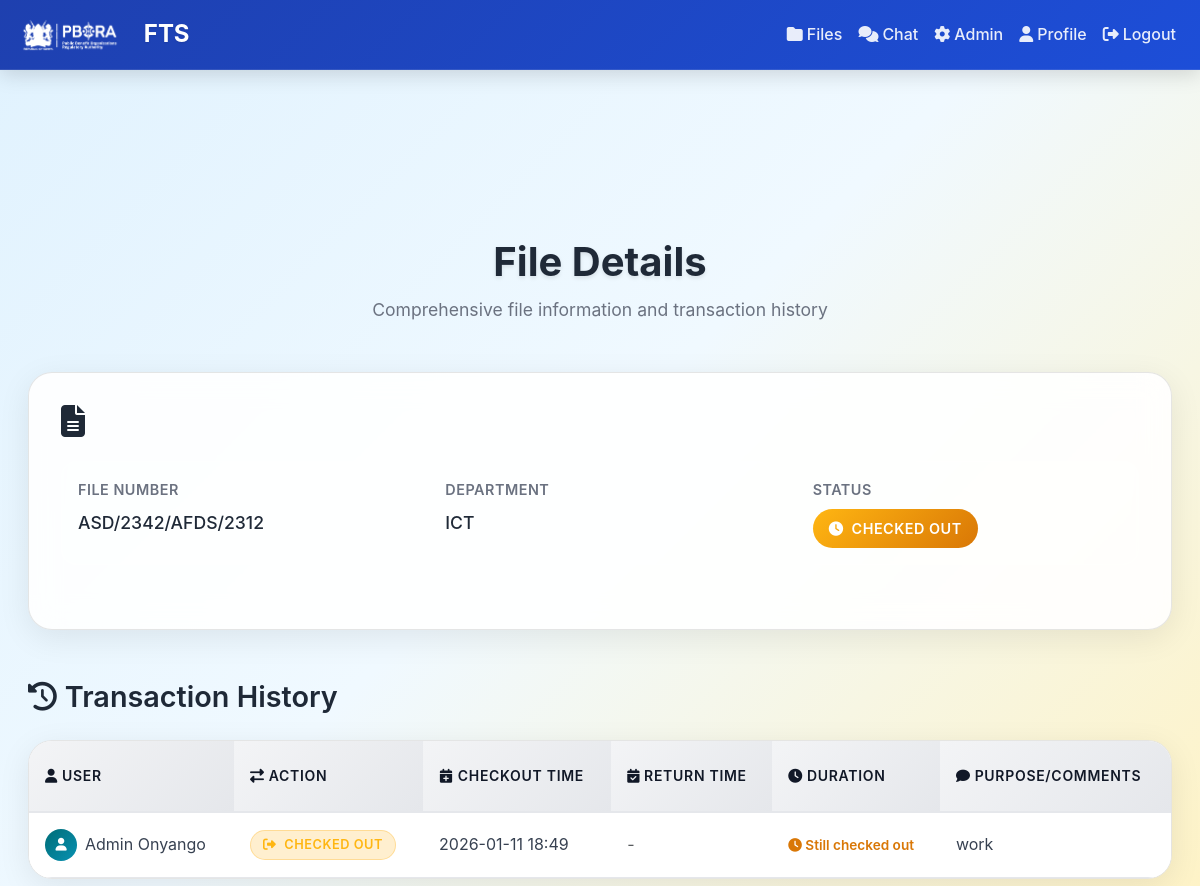
Page /files/files/1 (signed in) on the committed database.
### app/models.py (models this page shows, shortened)
class FileRecord(db.Model):
    __tablename__ = "files"
    id = db.Column(db.Integer, primary_key=True)
    file_number = db.Column(db.String(100), unique=True, nullable=False)
    name = db.Column(db.String(200), nullable=True)
    department = db.Column(db.String(120), nullable=True)
    filename = db.Column(db.String(255), nullable=True, unique=True)
    is_issued = db.Column(db.Boolean, default=False)
    transactions = db.relationship("FileTransaction", backref="file", lazy=True)

class FileTransaction(db.Model):
    __tablename__ = "file_transactions"
    id = db.Column(db.Integer, primary_key=True)
    file_id = db.Column(db.Integer, db.ForeignKey("files.id"), nullable=False)
    user_id = db.Column(db.Integer, db.ForeignKey("users.id"), nullable=False)
    checkout_time = db.Column(db.DateTime, default=datetime.utcnow,  nullable=False)
    return_time = db.Column(db.DateTime, nullable=True)
    issued_by_admin_id = db.Column(db.Integer, db.ForeignKey("users.id"))
    returned_to_admin_id = db.Column(db.Integer, db.ForeignKey("users.id"))
    purpose = db.Column(db.String(250))
    comments = db.Column(db.String(250))
    checkout_signature = db.Column(db.Text)  # Base64 encoded signature image
    return_signature = db.Column(db.Text)    # Base64 encoded signature image
    condition = db.Column(db.String(50), default="good")
    issued_by = db.relationship("User", foreign_keys=[issued_by_admin_id])
    returned_to = db.relationship("User", foreign_keys=[returned_to_admin_id])

class User(db.Model, UserMixin):
    __tablename__ = "users"
    id = db.Column(db.Integer, primary_key=True)
    name = db.Column(db.String(120), nullable=False)
    designation = db.Column(db.String(120), nullable=False)
    email = db.Column(db.String(150), unique=True, nullable=False)
    password = db.Column(db.String(200), nullable=False)
    role = db.Column(db.String(20), default="staff", nullable=False)
    transactions = db.relationship("FileTransaction", backref="user", lazy=True, foreign_keys="FileTransaction.user_id")

### app/routes/files.py (the view)
@bp.route("/files/<int:file_id>")
@login_required
def view_file(file_id):
    file = FileRecord.query.get_or_404(file_id)
    return render_template("files/view_file.html", file=file)

### app/templates/files/view_file.html (shortened to what this page needs)
{% extends "base.html" %}
{% block content %}
<div class="container-fluid mt-5">
    <div class="page-header fade-in-up">
        <h1 class="page-title">File Details</h1>
        <p class="page-subtitle">Comprehensive file information and transaction history</p>
    </div>
    <div class="file-details-card fade-in-up">
        <h2 class="file-title">
            <i class="fas fa-file-alt"></i>
        </h2>
        <div class="file-meta">
            <div class="meta-item">
                <div class="meta-label">File Number</div>
                <div class="meta-value">{{ file.file_number }}</div>
            </div>
            <div class="meta-item">
                <div class="meta-label">Department</div>
                <div class="meta-value">{{ file.department }}</div>
            </div>
            <div class="meta-item">
                <div class="meta-label">Status</div>
                <div class="meta-value">
                    <span class="status-badge {% if file.is_issued %}status-issued{% else %}status-available{% endif %}">
                        <i class="fas fa-{% if file.is_issued %}clock{% else %}check-circle{% endif %}"></i>
                        {% if file.is_issued %}Checked Out{% else %}Available{% endif %}
                    </span>
                </div>
            </div>
        </div>
    </div>
    <div class="history-section fade-in-up">
        <h3 class="history-title">
            <i class="fas fa-history"></i>
            Transaction History
        </h3>
        <div class="transaction-table">
            <div class="table-scroll-wrapper">
                <table class="table table-hover mb-0">
                    <thead class="table-header">
                        <tr>
                            <th><i class="fas fa-user me-1"></i>User</th>
                            <th><i class="fas fa-exchange-alt me-1"></i>Action</th>
                            <th><i class="fas fa-calendar-plus me-1"></i>Checkout Time</th>
                            <th><i class="fas fa-calendar-check me-1"></i>Return Time</th>
                            <th><i class="fas fa-clock me-1"></i>Duration</th>
                            <th><i class="fas fa-comment me-1"></i>Purpose/Comments</th>
                        </tr>
                    </thead>
                    <tbody class="table-body">
                        {% for tx in file.transactions %}
                        <tr>
                            <td>
                                <div class="d-flex align-items-center">
                                    <div class="avatar-circle me-2">
                                        <i class="fas fa-user"></i>
                                    </div>
                                    {{ tx.user.name }}
                                </div>
                            </td>
                            <td>
                                <span class="transaction-type {% if tx.return_time %}type-return{% else %}type-checkout{% endif %}">
                                    <i class="fas fa-{% if tx.return_time %}undo{% else %}sign-out-alt{% endif %}"></i>
                                    {% if tx.return_time %}Returned{% else %}Checked Out{% endif %}
                                </span>
                            </td>
                            <td>{{ tx.checkout_time.strftime('%Y-%m-%d %H:%M') }}</td>
                            <td>
                                {% if tx.return_time %}
                                    {{ tx.return_time.strftime('%Y-%m-%d %H:%M') }}
                                {% else %}
                                    <span class="text-muted">-</span>
                                {% endif %}
                            </td>
                            <td>
                                {% if tx.return_time %}
                                    {% set duration = (tx.return_time - tx.checkout_time).total_seconds() %}
                                    {% set days = (duration // 86400) | int %}
                                    {% set hours = ((duration % 86400) // 3600) | int %}
                                    {% set minutes = ((duration % 3600) // 60) | int %}
                                    {% set seconds = (duration % 60) | int %}
                                    <span class="duration-text">
                                        {% if days > 0 %}
                                            {{ days }} day{{ 's' if days != 1 else '' }}{% if hours > 0 or minutes > 0 %}, {% endif %}
                                        {% endif %}
                                        {% if hours > 0 %}
                                            {{ hours }} hour{{ 's' if hours != 1 else '' }}{% if minutes > 0 or (seconds > 0 and days == 0) %}, {% endif %}
                                        {% endif %}
                                        {% if minutes > 0 or (days == 0 and hours == 0) %}
                                            {{ minutes }} minute{{ 's' if minutes != 1 else '' }}{% if seconds > 0 and days == 0 and hours == 0 %}, {% endif %}
                                        {% endif %}
                                        {% if seconds > 0 and days == 0 and hours == 0 %}
                                            {{ seconds }} second{{ 's' if seconds != 1 else '' }}
                                        {% endif %}
                                    </span>
                                {% else %}
                                    <span class="checked-out-indicator">
                                        <i class="fas fa-clock"></i>
                                        Still checked out
                                    </span>
                                {% endif %}
                            </td>
                            <td>{{ tx.purpose or tx.comments or '-' }}</td>
                        </tr>
                        {% endfor %}
                    </tbody>
                </table>
            </div>
        </div>
    </div>
</div>
{% endblock %}

### app/static/css/style.css (style rules this page uses)
:root { --primary-color: #1e40af; --primary-hover: #1d4ed8; --primary-light: #dbeafe; --secondary-color: #059669; --secondary-hover: #047857; --accent-color: #d97706; --accent-hover: #b45309; --text-primary: #111827; --text-secondary: #374151; --text-muted: #6b7280; --bg-primary: #ffffff; --bg-secondary: #f9fafb; --bg-tertiary: #f3f4f6; --border-color: #e5e7eb; --border-hover: #d1d5db; --success-color: #059669; --success-bg: #ecfdf5; --error-color: #dc2626; --error-bg: #fef2f2; --warning-color: #d97706; --warning-bg: #fffbeb; --info-color: #0891b2; --info-bg: #ecfeff; --shadow-sm: 0 1px 2px 0 rgba(0, 0, 0, 0.05); --shadow-md: 0 4px 6px -1px rgba(0, 0, 0, 0.1), 0 2px 4px -1px rgba(0, 0, 0, 0.06); --shadow-lg: 0 10px 15px -3px rgba(0, 0, 0, 0.1), 0 4px 6px -2px rgba(0, 0, 0, 0.05); --shadow-xl: 0 20px 25px -5px rgba(0, 0, 0, 0.1), 0 10px 10px -5px rgba(0, 0, 0, 0.04); --font-size-xs: 0.75rem; --font-size-sm: 0.875rem; --font-size-base: 1rem; --font-size-lg: 1.125rem; --font-size-xl: 1.25rem; --font-size-2xl: 1.5rem; --font-size-3xl: 1.875rem; --font-size-4xl: 2.25rem; --spacing-xs: 0.25rem; --spacing-sm: 0.5rem; --spacing-md: 1rem; --spacing-lg: 1.5rem; --spacing-xl: 2rem; --spacing-2xl: 3rem; --radius-sm: 0.25rem; --radius-md: 0.375rem; --radius-lg: 0.5rem; --radius-xl: 0.75rem; --radius-2xl: 1rem; --transition-fast: 0.15s ease-in-out; --transition-normal: 0.3s ease-in-out; --transition-slow: 0.5s ease-in-out; }
body { font-family: 'Inter', -apple-system, BlinkMacSystemFont, 'Segoe UI', Roboto, 'Helvetica Neue', Arial, sans-serif; font-size: var(--font-size-base); line-height: 1.6; color: var(--text-primary); background-color: var(--bg-secondary); -webkit-font-smoothing: antialiased; -moz-osx-font-smoothing: grayscale; }
h1, h2, h3, h4, h5, h6 { font-weight: 600; line-height: 1.3; margin-bottom: var(--spacing-md); color: var(--text-primary); }
h1 { font-size: var(--font-size-3xl); }
h2 { font-size: var(--font-size-2xl); }
h3 { font-size: var(--font-size-xl); }
p { margin-bottom: var(--spacing-md); color: var(--text-secondary); }
.table { background: var(--bg-primary); border-radius: var(--radius-lg); overflow: hidden; box-shadow: var(--shadow-sm); }
.table thead th { background: linear-gradient(135deg, var(--bg-tertiary) 0%, var(--border-color) 100%); border-bottom: 2px solid var(--border-color); font-weight: 600; color: var(--text-primary); padding: var(--spacing-lg) var(--spacing-md); text-transform: uppercase; font-size: var(--font-size-sm); letter-spacing: 0.05em; }
.table tbody td { padding: var(--spacing-md); border-bottom: 1px solid var(--border-color); color: var(--text-secondary); vertical-align: middle; }

### app/templates/base.html (style rules this page uses)
:root { --content-max-width: 1200px; --sidebar-width: 280px; --header-height: 70px; }
body { background: linear-gradient(135deg, #f8fafc 0%, #f1f5f9 50%, #fef3c7 100%); min-height: 100vh; font-family: 'Inter', -apple-system, BlinkMacSystemFont, 'Segoe UI', Roboto, sans-serif; line-height: 1.6; color: #1f2937; overflow-x: hidden; }

### rows in the picture
FileRecord: file_number "ASD/2342/AFDS/2312", department "ICT"
FileTransaction: user.name "Admin Onyango", shows "CHECKED OUT", checkout_time "2026-01-11 18:49", shows "Still checked out", purpose "work"
